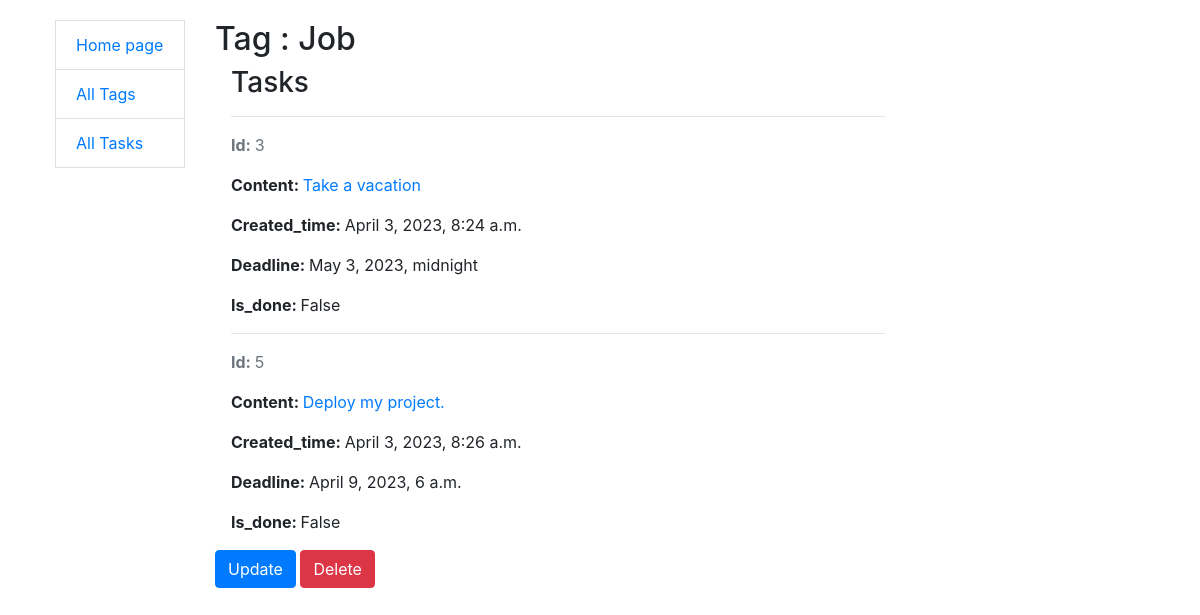
The app's page /tags/2/ with its own data.
### case/models.py (models this page shows, shortened)
class Tag(models.Model):
    name = models.CharField(max_length=63)
    class Meta:
        ordering = ["name"]

class Task(models.Model):
    content = models.TextField(max_length=63)
    created_time = models.DateTimeField(auto_now_add=True)
    deadline = models.DateTimeField(blank=True, null=True)
    is_done = models.BooleanField(default=False)
    tags = models.ManyToManyField(Tag, related_name="tasks")
    class Meta:
        ordering = ["created_time"]

### case/views.py (the view)
# urls.py: path("tags/<int:pk>/", TagDetailView.as_view(), name="tag-detail"),
class TagDetailView(generic.DetailView):
    model = Tag

### templates/case/tag_detail.html
{% extends "base.html" %}
{% load crispy_forms_filters %}
{% block content %}
  <h2>Tag : {{ tag.name }}</h2>
  <div class="ml-3">
    <h3>Tasks</h3>
  {% for task in tag.tasks.all %}
    <hr>
    <p class="text-muted"><strong>Id: </strong> {{ task.id }}</p>
    <p><strong>Content: </strong> <a href={% url "case:task-list" %}>{{ task.content }}</a></p>
    <p><strong>Created_time: </strong>{{ task.created_time }}</p>
    <p><strong>Deadline: </strong>{% if task.deadline %}{{ task.deadline }}{% endif %}</p>
    <p><strong>Is_done: </strong>{{ task.is_done }}</p>
  {% empty %}
    <p>There are no tasks!</p>
  {% endfor %}
  </div>
  <a href="{% url "case:tag-update" pk=tag.id %}"
     class="btn btn-primary">
    Update
  </a>
  <a href="{% url "case:tag-delete" pk=tag.id %}"
     class="btn btn-danger">
    Delete
  </a>
{% endblock %}

### static/css/style.css (style rules this page uses)
body { margin-top: 20px; }

### records on screen
Tag: name "Job"
Task: id "3", content "Take a vacation", created_time "April 3, 2023, 8:24 a.m.", deadline "May 3, 2023, midnight", is_done "False"
Task: id "5", content "Deploy my project.", created_time "April 3, 2023, 8:26 a.m.", deadline "April 9, 2023, 6 a.m.", is_done "False"
